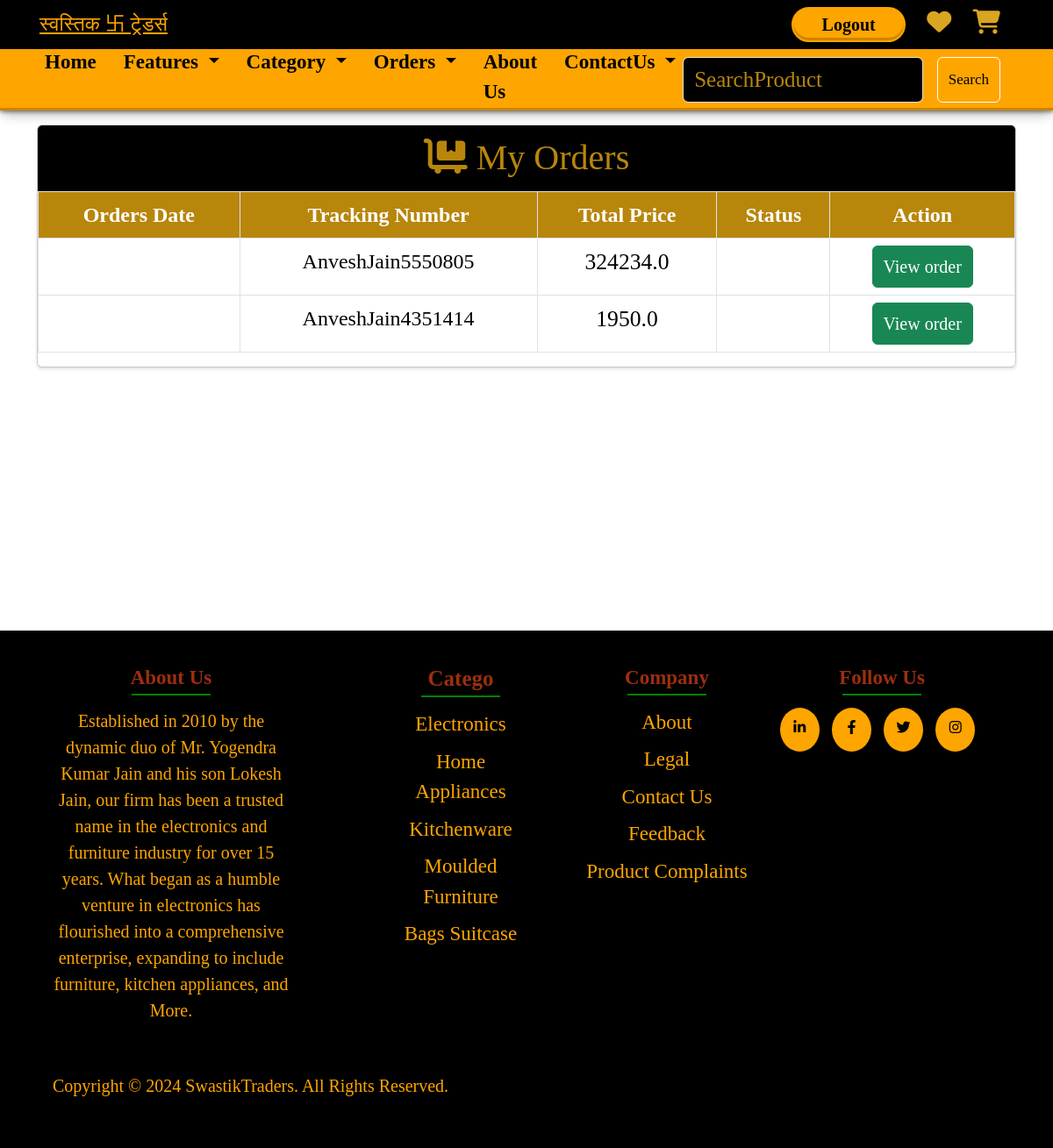
/Booking/ (signed in), run on an earlier commit of the app's database.
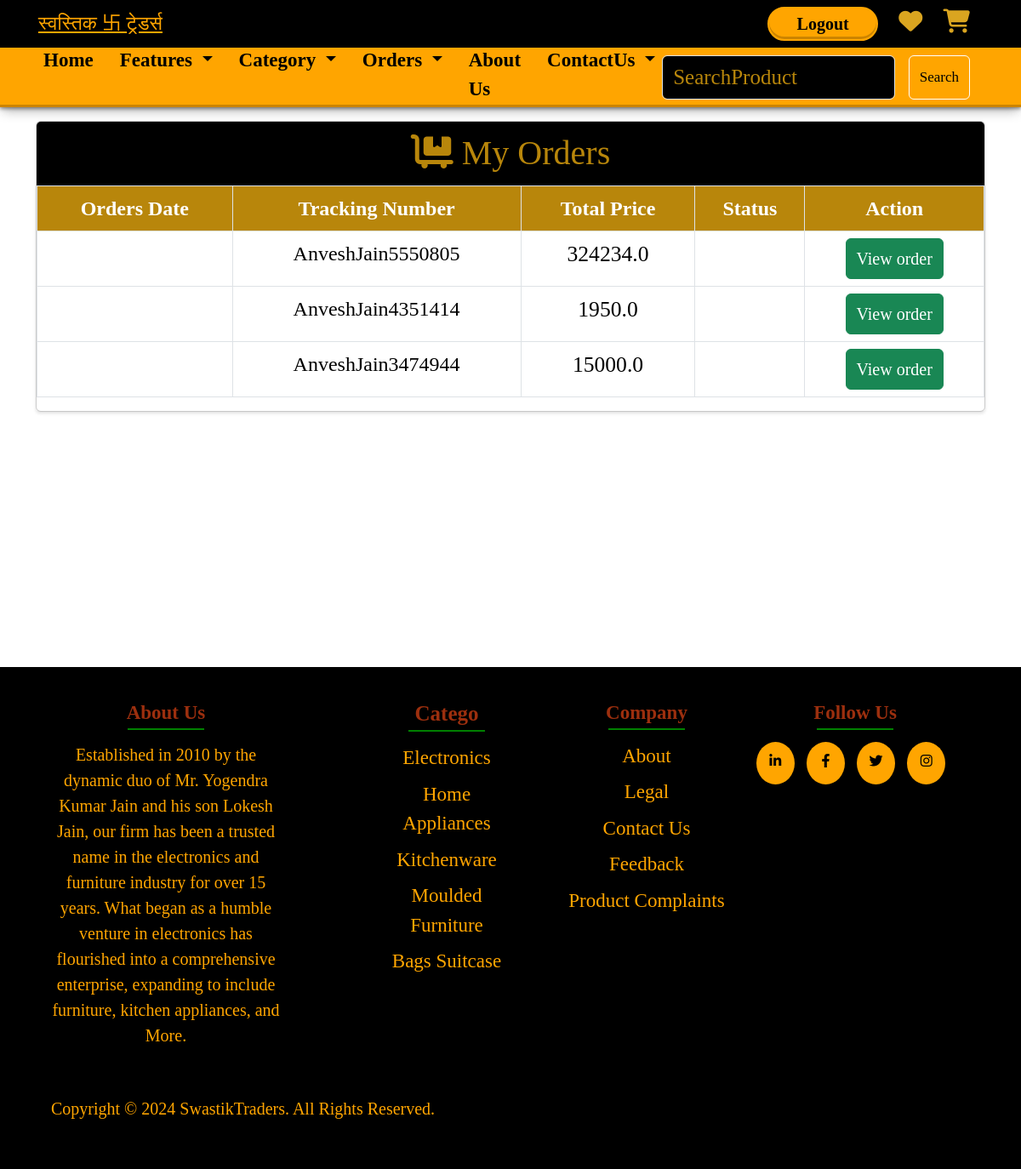
And on a later commit of the database.
### Ecomapp/models.py (models this page shows, shortened)
class Order(models.Model):
    user = models.ForeignKey(User, on_delete=models.CASCADE)
    Fname = models.CharField(max_length=100)
    Lname = models.CharField(max_length=100)
    Email = models.EmailField()
    Phone = models.CharField(max_length=15)
    Address = models.TextField()
    City = models.CharField(max_length=100)
    State = models.CharField(max_length=100)
    Country = models.CharField(max_length=100)
    Pincode = models.CharField(max_length=10)
    Payment_mode = models.CharField(max_length=20)  # COD or Razorpay
    Payment_id = models.CharField(max_length=100, null=True, blank=True)  # Razorpay payment ID
    Total_price = models.FloatField()
    tracking_no = models.CharField(max_length=100, unique=True)
    created_at = models.DateTimeField(auto_now_add=True)

### Ecomapp/views.py (the view)
# urls.py: path('Booking/', views.Book, name='Booking'),
@login_required(login_url='Login')
def Book(request):
     orders = Order.objects.filter(user=request.user)
     context = {'orders':orders}
     return render(request,'Book.html',context)

### templates/Book.html (shortened to what the changed rows need)
{% extends 'Store/layouts/main.html' %}
{% load static %}
{% block content %}
    <div class="container my-3">
        <div class="row">
            <div class="col-md-12">
                <div class="card shadow-sm black">
                    <div class="card-header text-white" style="font-family: 'Times New Roman', Times, serif; padding: 5px;background-color: black;">
                        <h2 class="text-center my-2" style="font-size: 2.5rem;color:darkgoldenrod;"><i class="fa-solid fa-cart-flatbed" style="color: darkgoldenrod"></i> My Orders</h2>
                    </div>
                    <div class="card-body shadow-sm" style="padding: 0;">
                        <div class="table-responsive">
                            <table class="table table-bordered">
                                <thead>
                                    <tr style="font-size: 1.5rem; font-family: 'Times New Roman', Times, serif;">
                                        <th class="text-white text-center" style="background-color:darkgoldenrod;">Orders Date</th>
                                        <th class="text-white text-center" style="background-color:darkgoldenrod;">Tracking Number</th>
                                        <th class="text-white text-center" style="background-color:darkgoldenrod">Total Price</th>
                                        <th class="text-white text-center" style="background-color:darkgoldenrod">Status</th>
                                        <th class="text-white text-center" style="background-color:darkgoldenrod">Action</th>
                                    </tr>
                                </thead>
                                <tbody>
                                    {% for item in orders %}
                                        <tr style="font-size: 1.6rem; font-family: 'Times New Roman', Times, serif;">
                                            <td style="color: black;font-size: 1.5rem;" class="text-center">{{ item.Created_at }}</td>
                                            <td style="color: black;font-size: 1.5rem;" class="text-center">{{ item.tracking_no }}</td>
                                            <td style="color: black;" class="text-center">{{ item.Total_price }}</td>
                                            <td style="color: black;" class="text-center">{{ item.Status }}</td>
                                            <td class="text-center">
                                                <a href="{% url 'vieworder' item.tracking_no %}" class="btn btn-success text-white" style="font-size: 1.25rem; padding: 8px 12px;color: black;">View order</a>
                                            </td>
                                        </tr>
                                    {% endfor %}
                                </tbody>
                            </table>
                        </div>
                    </div>
                </div>
            </div>
        </div>
    </div>
    {% endblock content %}

What changed in the data, as far as the page shows it:
added Order: tracking_no "AnveshJain3474944", Total_price "15000.0"
